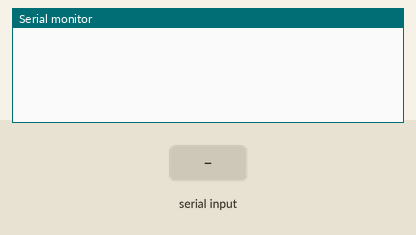
Bench run of a sketch on a simulated Arduino Uno, built with avr-gcc and run on an emulated ATmega328P. Shown: the last lines printed to the serial monitor. Inputs (shaded band) come from the test bench.

Above: at 1.2 s.
1.3 s: "R90\n" received over Serial
At 1.9 s:
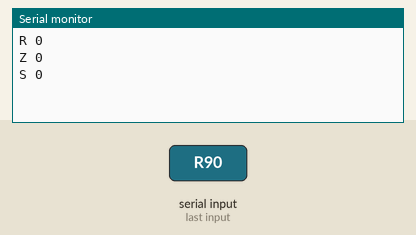
2.8 s: "I90\n" received over Serial
At 3.8 s:
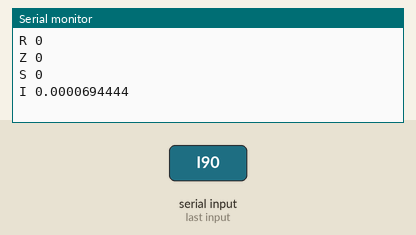
4.3 s: "N90\n" received over Serial
At 5.2 s:
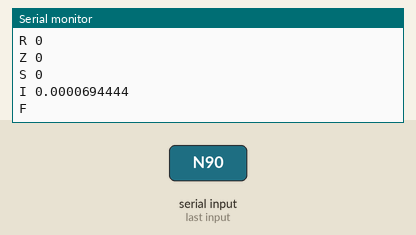

Measured:
- after the input at 1.3 s, the serial monitor: prints a new line at once (image 1)
- after the input at 2.8 s, the serial monitor: prints a new line at once (image 2)
- after the input at 4.3 s, the serial monitor: prints a new line after 0.34 s (image 3)

The sketch:

firmware.ino
```cpp
#define NUM_STEPPERS 2

#define UP true
#define DOWN false

#define Z_STEPPER 0
#define CAM_STEPPER 1

char commandBuffer[50];
int commandBufferPos = 0;

class Stepper
{
  int stepPin, dirPin;

  public:

  float stepSize;
  int pos, target;

  void setPins(int stepp, int dir);
  void setParams(float ssize, int ppos, int ttarget);
  void step(bool dir);
};

void Stepper::setPins(int stepp, int dir)
{
  stepPin = stepp;
  dirPin = dir;
}

void Stepper::setParams(float ssize, int ppos, int ttarget)
{
  stepSize = ssize;
  pos = ppos;
  target = ttarget;
}

void Stepper::step(bool dir)
{
  if(dir == UP)
    digitalWrite(dirPin, LOW);
  else
    digitalWrite(dirPin, HIGH);

  digitalWrite(stepPin, HIGH);
  delayMicroseconds(400);
  digitalWrite(stepPin, LOW);
}

Stepper stepper[NUM_STEPPERS];

void setup()
{
  Serial.begin(9600); // opens serial port, sets data rate to 9600 bps

  memset(commandBuffer, 0, 50);

  stepper[Z_STEPPER].setPins(9 ,10);
  stepper[Z_STEPPER].setParams(1.0 / (200.0 * 18.0 * 4.0), 0, 0);

  stepper[CAM_STEPPER].setPins(11, 12);
  stepper[CAM_STEPPER].setParams(1.0 / (200.0 * 4.0), 0, 0);
}

void loop()
{
  communicationHandler();
}

void processCommand(char *buff)
{
  switch(buff[0])
  {
    case 'R':
    {
      stepper[Z_STEPPER].target = 0.0;
      moveSteppers();

      broadcastR(0);
      broadcastZ();
      broadcastS();
    }
    break;

    case 'I':
    {
      broadcastI();
    }
    break;

    case 'N':
    {
      char substr[50] = {0};
      strncpy(substr, buff + 2, strlen(buff) - 2);

      stepper[CAM_STEPPER].target = 800;
      stepper[Z_STEPPER].target += atoi(substr);

      moveSteppers();

      broadcastF();
    }
    break;

    case 'B':
    {
      char substr[50] = {0};
      strncpy(substr, buff + 2, strlen(buff) - 2);

      stepper[Z_STEPPER].target = atoi(substr);
      moveSteppers();

      broadcastF();
    }
    break;
  }
}

void moveSteppers()
{
  while(stepper[Z_STEPPER].pos != stepper[Z_STEPPER].target || stepper[CAM_STEPPER].pos != stepper[CAM_STEPPER].target)
  {
    for(int i=0; i < NUM_STEPPERS; i++)
    {
      if(stepper[i].pos < stepper[i].target)
      {
        stepper[i].step(true);
        stepper[i].pos++;
      }
      if(stepper[i].pos > stepper[i].target)
      {
        stepper[i].step(false);
        stepper[i].pos--;
      }
    }
  }
}

void broadcastF()
{
  Serial.println("F");
}

void broadcastI()
{
  Serial.print("I ");
  Serial.println(stepper[Z_STEPPER].stepSize, 10);
}

void broadcastS()
{
  Serial.println("S 0");
}

void broadcastR(int val)
{
  Serial.print("R ");
  Serial.println(val);
}

void broadcastZ()
{
  Serial.print("Z ");
  Serial.println(stepper[Z_STEPPER].pos);
}

void communicationHandler()
{

  while(Serial.available() > 0)
  {
    int incoming = Serial.read();

    // command has been completely received, process it
    if(incoming == '\n')


    {
      processCommand(commandBuffer);
      memset(commandBuffer, 0, 50);
      commandBufferPos = 0;
      // break out of loop
      return;
    }
    // add incoming to commandBuffer if not end of line

    else
    {
      commandBuffer[commandBufferPos] = incoming;
      commandBufferPos++;
    }
  }
}
```
